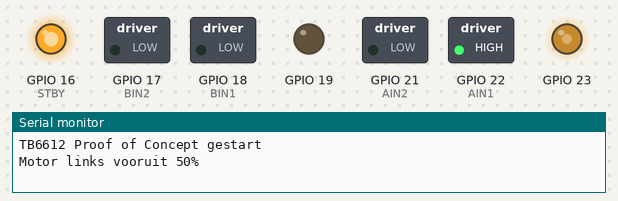
Bench run of a sketch on a simulated ESP32. Shown: switched loads named in the sketch (green lamp = pin HIGH), output pins drawn as LEDs (lit = HIGH), the last lines printed to the serial monitor.

Above: at 0.1 s.
At 3.1 s:
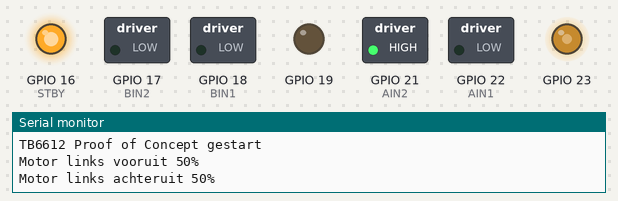
At 9.1 s:
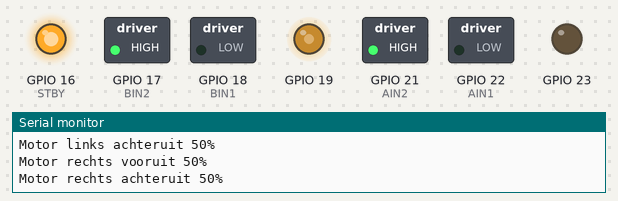
At 18.1 s:
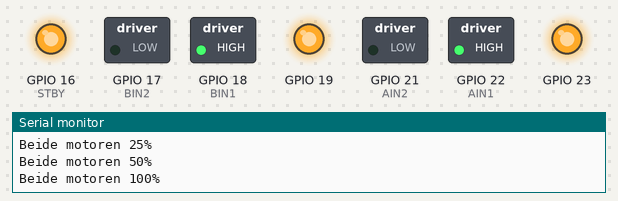
At 26.1 s:
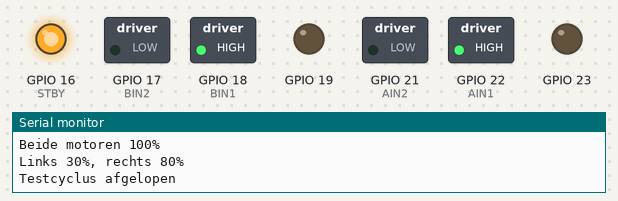
At 37.1 s:
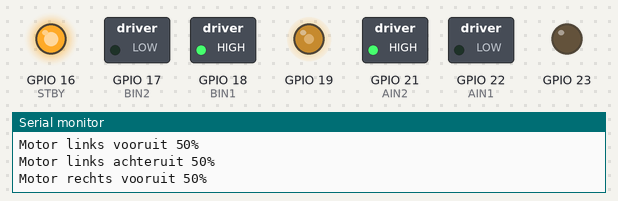
Timing chart, 0 to 38.6 s (numbered marks = the images above):
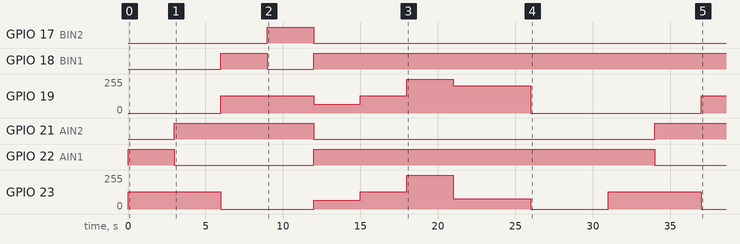

Measured:
- by itself, GPIO 17 (BIN2): LOW → HIGH at 9.0 s, → LOW 3.0 s later
- by itself, GPIO 18 (BIN1): LOW → HIGH at 6.0 s, → LOW 3.0 s later, → HIGH 3.0 s later
- by itself, GPIO 19: 0/255 → 128/255 at 6.0 s, → 64/255 6.0 s later, → 128/255 3.0 s later, → 255/255 3.0 s later, … (7 changes in this stretch)
- by itself, GPIO 21 (AIN2): LOW → HIGH at 3.0 s, → LOW 9.0 s later, → HIGH 22.0 s later
- by itself, GPIO 22 (AIN1): LOW → HIGH at 0.00 s, → LOW 3.0 s later, → HIGH 9.0 s later, → LOW 22.0 s later
- by itself, GPIO 23: 0/255 → 128/255 at 0.00 s, → 0/255 6.0 s later, → 64/255 6.0 s later, → 128/255 3.0 s later, … (9 changes in this stretch)

The sketch:

POC_HBRUG.ino
```cpp
// ================================
// TB6612FNG Proof of Concept
// ESP32 DevKit V1
// ================================

// Motor A (links)
#define PWMA 23
#define AIN1 22
#define AIN2 21

// Motor B (rechts)
#define PWMB 19
#define BIN1 18
#define BIN2 17

// Standby
#define STBY 16

// PWM instellingen ESP32
const int freq = 5000;
const int resolution = 8;

const int channelA = 0;
const int channelB = 1;

void setup()
{
  Serial.begin(115200);

  pinMode(AIN1, OUTPUT);
  pinMode(AIN2, OUTPUT);

  pinMode(BIN1, OUTPUT);
  pinMode(BIN2, OUTPUT);

  pinMode(STBY, OUTPUT);

  // PWM kanalen configureren
  ledcAttachChannel(PWMA, freq, resolution, channelA);
  ledcAttachChannel(PWMB, freq, resolution, channelB);

  // H-brug activeren
  digitalWrite(STBY, HIGH);

  Serial.println("TB6612 Proof of Concept gestart");
}

void loop()
{
  // ==================
  // Test 1
  // Linker motor vooruit
  // ==================
  Serial.println("Motor links vooruit 50%");

  motorLinks(128);
  motorRechts(0);

  delay(3000);

  // ==================
  // Test 2
  // Linker motor achteruit
  // ==================
  Serial.println("Motor links achteruit 50%");

  motorLinks(-128);
  motorRechts(0);

  delay(3000);

  // ==================
  // Test 3
  // Rechter motor vooruit
  // ==================
  Serial.println("Motor rechts vooruit 50%");

  motorLinks(0);
  motorRechts(128);

  delay(3000);

  // ==================
  // Test 4
  // Rechter motor achteruit
  // ==================
  Serial.println("Motor rechts achteruit 50%");

  motorLinks(0);
  motorRechts(-128);

  delay(3000);

  // ==================
  // Test 5
  // Beide motoren 25%
  // ==================
  Serial.println("Beide motoren 25%");

  motorLinks(64);
  motorRechts(64);

  delay(3000);

  // ==================
  // Test 6
  // Beide motoren 50%
  // ==================
  Serial.println("Beide motoren 50%");

  motorLinks(128);
  motorRechts(128);

  delay(3000);

  // ==================
  // Test 7
  // Beide motoren 100%
  // ==================
  Serial.println("Beide motoren 100%");

  motorLinks(255);
  motorRechts(255);

  delay(3000);

  // ==================
  // Test 8
  // Onafhankelijke sturing
  // ==================
  Serial.println("Links 30%, rechts 80%");

  motorLinks(77);
  motorRechts(204);

  delay(5000);

  stopMotoren();

  Serial.println("Testcyclus afgelopen");
  delay(5000);
}

void motorLinks(int snelheid)
{
  if (snelheid > 0)
  {
    digitalWrite(AIN1, HIGH);
    digitalWrite(AIN2, LOW);
    ledcWrite(PWMA, snelheid);
  }
  else if (snelheid < 0)
  {
    digitalWrite(AIN1, LOW);
    digitalWrite(AIN2, HIGH);
    ledcWrite(PWMA, abs(snelheid));
  }
  else
  {
    ledcWrite(PWMA, 0);
  }
}

void motorRechts(int snelheid)
{
  if (snelheid > 0)
  {
    digitalWrite(BIN1, HIGH);
    digitalWrite(BIN2, LOW);
    ledcWrite(PWMB, snelheid);
  }
  else if (snelheid < 0)
  {
    digitalWrite(BIN1, LOW);
    digitalWrite(BIN2, HIGH);
    ledcWrite(PWMB, abs(snelheid));
  }
  else
  {
    ledcWrite(PWMB, 0);
  }
}

void stopMotoren()
{
  ledcWrite(PWMA, 0);
  ledcWrite(PWMB, 0);
}
```
